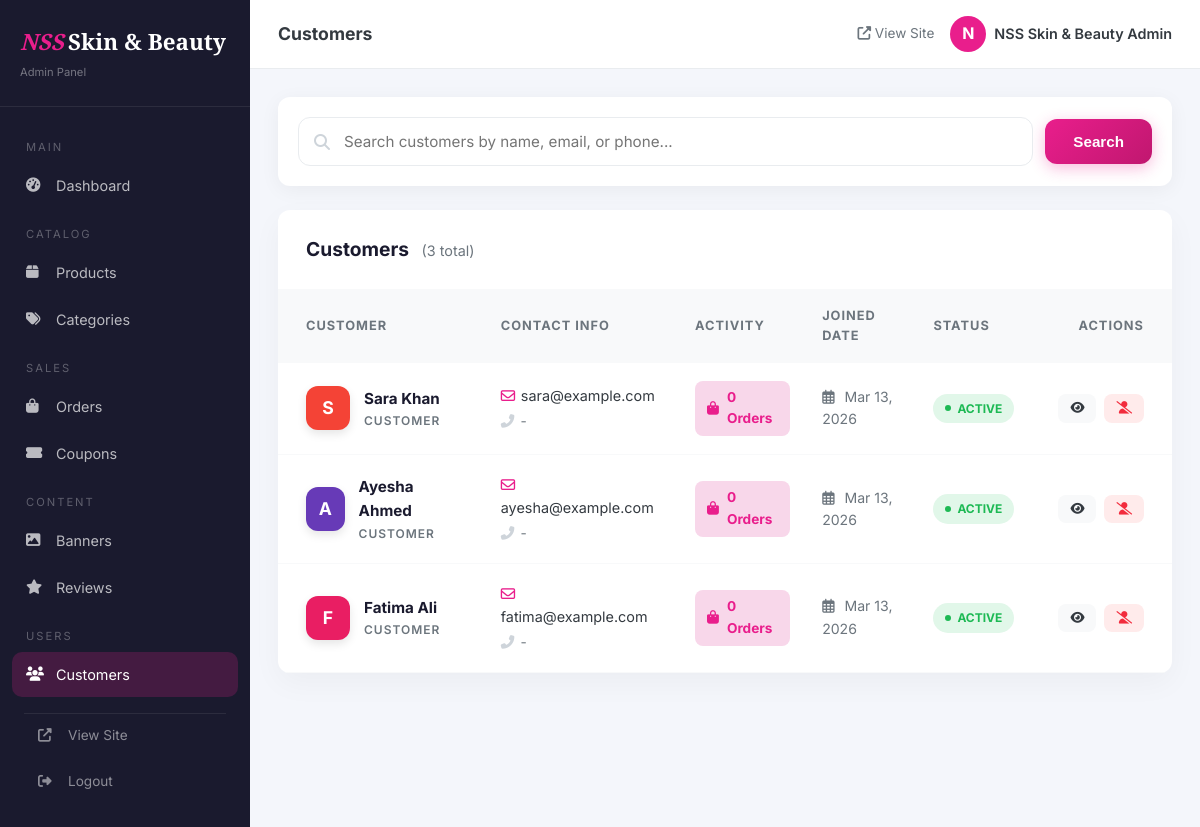
/users.php (signed in), run on the app's committed database.
### tables this page shows
CREATE TABLE `users` (
  `id` int(11) NOT NULL AUTO_INCREMENT,
  `name` varchar(100) NOT NULL,
  `email` varchar(150) NOT NULL,
  `password` varchar(255) NOT NULL,
  `phone` varchar(20) DEFAULT NULL,
  `role` enum('customer','admin') DEFAULT 'customer',
  `status` enum('active','inactive') DEFAULT 'active',
  `email_verified` tinyint(1) DEFAULT 0,
  `avatar` varchar(255) DEFAULT NULL,
  `created_at` timestamp NOT NULL DEFAULT CURRENT_TIMESTAMP,
  `updated_at` timestamp NOT NULL DEFAULT CURRENT_TIMESTAMP ON UPDATE CURRENT_TIMESTAMP,
  PRIMARY KEY (`id`),
  UNIQUE KEY `email` (`email`)
);

### functions.php (called while the page is built, shortened)
<?php
function sanitize($input) {
    return htmlspecialchars(trim($input), ENT_QUOTES, 'UTF-8');
}
    ?>

### database.php (called while the page is built, shortened)
<?php
class Database {
    private static $instance = null;
    private $conn;
    private function __construct() {
        try {
            $dsn = "mysql:host=" . DB_HOST . ";dbname=" . DB_NAME . ";charset=" . DB_CHARSET;
            $options = [
                PDO::ATTR_ERRMODE            => PDO::ERRMODE_EXCEPTION,
                PDO::ATTR_DEFAULT_FETCH_MODE => PDO::FETCH_ASSOC,
                PDO::ATTR_EMULATE_PREPARES   => false,
            ];
            $this->conn = new PDO($dsn, DB_USER, DB_PASS, $options);
        } catch (PDOException $e) {
            die('<div style="font-family:sans-serif;text-align:center;padding:40px;color:#c0392b;">
                <h2>Database Connection Error</h2>
                <p>Please make sure MySQL is running and the database <strong>ns_beauty</strong> exists.</p>
                <p><small>' . htmlspecialchars($e->getMessage()) . '</small></p>
                </div>');
        }
    }
    public static function getInstance() {
        if (self::$instance === null) {
            self::$instance = new self();
        }
        return self::$instance;
    }
    public function query($sql, $params = []) {
        $stmt = $this->conn->prepare($sql);
        $stmt->execute($params);
        return $stmt;
    }
    public function fetchAll($sql, $params = []) {
        return $this->query($sql, $params)->fetchAll();
    }
}
function db() {
    return Database::getInstance();
}

### users.php (the view, shortened to what this page needs)
<?php
require_once '../includes/functions.php';
$q = sanitize($_GET['q'] ?? '');
$sql = "SELECT u.*, (SELECT COUNT(*) FROM orders WHERE user_id = u.id) as order_count FROM users u WHERE u.role = 'customer'";
$params = [];
$sql .= " ORDER BY u.created_at DESC";
$users = db()->fetchAll($sql, $params);
?>
<!DOCTYPE html><html lang="en"><head>
<link rel="stylesheet" href="https://cdnjs.cloudflare.com/ajax/libs/font-awesome/6.5.0/css/all.min.css">
<link rel="stylesheet" href="<?= SITE_URL ?>/assets/css/style.css">
</head><body>
<div class="admin-body">
<?php include 'includes/sidebar.php'; ?>
<div class="admin-main">
<?php include 'includes/topbar.php'; ?>
<div class="admin-content">
<div class="admin-card" style="margin-bottom:24px; padding:20px; border:none; box-shadow:0 4px 20px rgba(0,0,0,0.05)">
  <form method="GET" style="display:flex; gap:12px; align-items:center">
    <div style="position:relative; flex:1">
      <i class="fas fa-search" style="position:absolute; left:16px; top:50%; transform:translateY(-50%); color:var(--gray-400); font-size:1rem"></i>
      <input type="text" name="q" class="form-control" value="<?= sanitize($q) ?>" placeholder="Search customers by name, email, or phone..." style="padding:14px 14px 14px 45px; border-radius:12px; border:1px solid var(--gray-200); font-size:0.95rem">
    </div>
    <button type="submit" class="btn btn-primary" style="padding:14px 28px; border-radius:12px">Search</button>
  </form>
</div>
<div class="admin-card" style="border:none; box-shadow:0 10px 30px rgba(0,0,0,0.04); padding:0; overflow:hidden">
  <div class="admin-card-header" style="padding:24px 28px; border-bottom:1px solid var(--gray-100); margin-bottom:0">
    <h3 style="font-size:1.2rem; font-weight:700; color:var(--dark)">Customers <span style="font-size:0.9rem; font-weight:400; color:var(--gray-600); margin-left:8px">(<?= count($users) ?> total)</span></h3>
  </div>
  <div style="overflow-x:auto">
    <table class="data-table" style="width:100%; border-spacing:0">
      <thead>
        <tr style="background:var(--gray-100)">
          <th style="padding:16px 28px; border:none">Customer</th>
          <th style="padding:16px; border:none">Contact Info</th>
          <th style="padding:16px; border:none">Activity</th>
          <th style="padding:16px; border:none">Joined Date</th>
          <th style="padding:16px; border:none">Status</th>
          <th style="padding:16px 28px; border:none; text-align:right">Actions</th>
        </tr>
      </thead>
      <tbody>
      <?php foreach ($users as $u):
          $initials = strtoupper(substr($u['name'], 0, 1));
          $bgColors = ['#E91E63', '#9C27B0', '#673AB7', '#3F51B5', '#2196F3', '#FF9800', '#F44336'];
          $bgColor = $bgColors[ord($initials) % count($bgColors)];
      ?>
      <tr style="transition:all 0.2s">
        <td style="padding:18px 28px">
          <div style="display:flex; align-items:center; gap:14px">
            <div style="width:44px; height:44px; border-radius:12px; background:<?= $bgColor ?>; color:#fff; display:flex; align-items:center; justify-content:center; font-weight:700; font-size:1.1rem; box-shadow:0 4px 10px rgba(0,0,0,0.1)">
              <?= $initials ?>
            </div>
            <div>
              <div style="font-weight:700; font-size:0.95rem; color:var(--dark)"><?= sanitize($u['name']) ?></div>
              <div style="font-size:0.75rem; color:var(--gray-600); text-transform:uppercase; letter-spacing:1px; font-weight:600"><?= ucfirst($u['role']) ?></div>
            </div>
          </div>
        </td>
        <td style="padding:18px 16px">
          <div style="display:flex; flex-direction:column; gap:4px">
            <div style="font-size:0.9rem; color:var(--gray-800)"><i class="far fa-envelope" style="width:16px; color:var(--pink)"></i> <?= sanitize($u['email']) ?></div>
            <div style="font-size:0.85rem; color:var(--gray-600)"><i class="fas fa-phone-alt" style="width:16px; color:var(--gray-400)"></i> <?= sanitize($u['phone'] ?? '-') ?></div>
          </div>
        </td>
        <td style="padding:18px 16px">
          <a href="orders.php?user_id=<?= $u['id'] ?>" style="display:inline-flex; align-items:center; gap:8px; padding:6px 12px; background:var(--pink-light); color:var(--pink); border-radius:8px; font-weight:700; font-size:0.85rem; transition:all 0.2s" class="user-order-link">
            <i class="fas fa-shopping-bag"></i> <?= $u['order_count'] ?> Orders
          </a>
        </td>
        <td style="padding:18px 16px; color:var(--gray-600); font-size:0.88rem">
          <i class="far fa-calendar-alt" style="margin-right:6px"></i> <?= date('M d, Y', strtotime($u['created_at'])) ?>
        </td>
        <td style="padding:18px 16px">
          <span style="display:inline-flex; align-items:center; gap:6px; padding:5px 12px; border-radius:30px; font-size:0.75rem; font-weight:700; background:<?= $u['status']==='active'?'#e1f7e9':'#ffebeb' ?>; color:<?= $u['status']==='active'?'#1db954':'#f22c3d' ?>">
            <span style="width:6px; height:6px; border-radius:50%; background:currentColor"></span>
            <?= strtoupper($u['status']) ?>
          </span>
        </td>
        <td style="padding:18px 28px; text-align:right">
          <div style="display:flex; gap:8px; justify-content:flex-end">
            <a href="orders.php?user_id=<?= $u['id'] ?>" class="btn btn-sm btn-view" title="View Order History" style="padding:8px 12px; border-radius:8px; border:none; background:var(--gray-100); color:var(--gray-800)">
              <i class="fas fa-eye"></i>
            </a>
            <a href="?toggle=<?= $u['id'] ?>" class="btn btn-sm <?= $u['status']==='active'?'btn-delete':'btn-edit' ?>" title="<?= $u['status']==='active'?'Deactivate':'Activate' ?> User" style="padding:8px 12px; border-radius:8px; border:none; <?= $u['status']==='active'?'background:#ffebeb; color:#f22c3d':'background:#e1f7e9; color:#1db954' ?>">
              <i class="fas fa-user-<?= $u['status']==='active'?'slash':'check' ?>"></i>
            </a>
          </div>
        </td>
      </tr>
      <?php endforeach; ?>
      </tbody>
    </table>
  </div>
</div>
</div></div></div>
</body></html>

### style.css (style rules this page uses)
:root { --pink: #e91e8c; --pink-light: #f8d7ea; --pink-dark: #c0176f; --gold: #c9a84c; --gold-light: #f5e9c8; --gold-dark: #a8872e; --white: #ffffff; --off-white: #fdf6fb; --gray-100: #f8f9fa; --gray-200: #e9ecef; --gray-400: #ced4da; --gray-600: #6c757d; --gray-800: #343a40; --dark: #1a1a2e; --shadow-sm: 0 2px 8px rgba(233,30,140,0.08); --shadow-md: 0 8px 24px rgba(233,30,140,0.12); --shadow-lg: 0 16px 48px rgba(0,0,0,0.12); --border-radius: 12px; --transition: all 0.3s ease; }
*, *::before, *::after { box-sizing: border-box; margin: 0; padding: 0; }
html { scroll-behavior: smooth; }
body { font-family: 'Inter', sans-serif; color: var(--gray-800); background: var(--white); line-height: 1.6; overflow-x: hidden; }
a { text-decoration: none; color: inherit; transition: var(--transition); }
.btn { display: inline-flex; align-items: center; gap: 8px; padding: 12px 28px; border-radius: 50px; font-size: 0.95rem; font-weight: 600; cursor: pointer; border: none; transition: var(--transition); }
.btn-primary { background: linear-gradient(135deg, var(--pink), var(--pink-dark)); color: #fff; box-shadow: 0 4px 15px rgba(233,30,140,0.3); }
.form-control { width: 100%; padding: 12px 16px; border: 2px solid var(--gray-200); border-radius: 10px; font-size: 0.95rem; outline: none; transition: var(--transition); font-family: inherit; background: #fff; box-sizing: border-box; }
.admin-body { display: flex; min-height: 100vh; background: #f4f6fb; }
.admin-main { flex: 1; overflow-x: hidden; }
.admin-content { padding: 28px; }
.admin-card { background: #fff; border-radius: var(--border-radius); border: 1px solid var(--gray-200); padding: 24px; margin-bottom: 24px; }
.admin-card-header { display: flex; align-items: center; justify-content: space-between; margin-bottom: 20px; }
.admin-card-header h3 { font-size: 1.05rem; font-weight: 700; }
.data-table { width: 100%; border-collapse: collapse; }
.data-table th { padding: 12px 14px; border-bottom: 2px solid var(--gray-200); text-align: left; font-size: 0.8rem; text-transform: uppercase; letter-spacing: 1px; color: var(--gray-600); }
.data-table td { padding: 13px 14px; border-bottom: 1px solid var(--gray-100); font-size: 0.88rem; }
.btn-sm { padding: 5px 12px; font-size: 0.78rem; border-radius: 6px; }
.btn-delete { background: #fde8e8; color: #c0392b; border: 1px solid #f5c6cb; }
.btn-view { background: #d6eaf8; color: #2980b9; border: 1px solid #b3d4f0; }
.btn { border-radius: 14px; }

### users.php (style rules this page uses)
body { overflow-x:hidden;background:#f4f6fb; }

### data on the page
users: name "S", name "Sara Khan", role "CUSTOMER", email "sara@example.com", phone "-", order_count "0", created_at "Mar 13, 2026", status "ACTIVE"
users: name "A", name "Ayesha Ahmed", role "CUSTOMER", email "ayesha@example.com", phone "-", order_count "0", created_at "Mar 13, 2026", status "ACTIVE"
users: name "F", name "Fatima Ali", role "CUSTOMER", email "fatima@example.com", phone "-", order_count "0", created_at "Mar 13, 2026", status "ACTIVE"

### other printed values
$titles[basename($_SERVER['PHP_SELF'],'.php')] "Customers"
substr($adminUser,0,1) "N"
$adminUser "NSS Skin & Beauty Admin"
count($users) "3"
